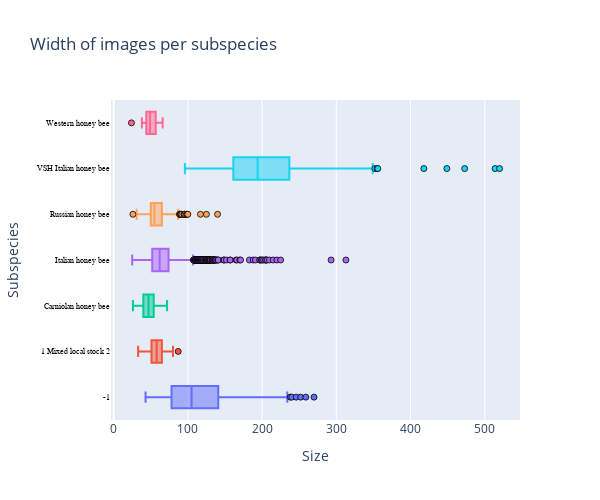
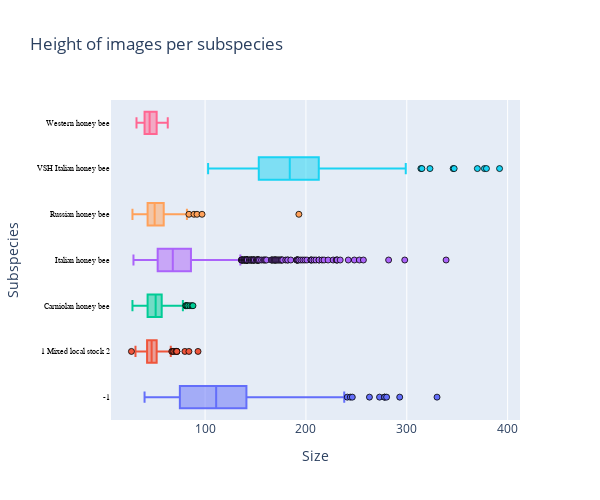

The notebook cell these images were saved under, in order:
### Markdown cell above
### Subspecies and image size

### Code cell
def draw_trace_box(dataset,var, subspecies):
    dfS = dataset[dataset['subspecies']==subspecies];
    trace = go.Box(
        x = dfS[var],
        name=subspecies,
        marker=dict(
                    line=dict(
                        color='black',
                        width=0.8),
                ),
        text=dfS['subspecies'], 
        orientation = 'h'
    )
    return trace

subspecies = (honey_bee_df.groupby(['subspecies'])['subspecies'].nunique()).index
def draw_group(dataset, var, title,height=500):
    data = list()
    for subs in subspecies:
        data.append(draw_trace_box(dataset, var, subs))
        
    layout = dict(title = title,
              xaxis = dict(title = 'Size',showticklabels=True),
              yaxis = dict(title = 'Subspecies', showticklabels=True, tickfont=dict(
                family='Old Standard TT, serif',
                size=8,
                color='black'),), 
              hovermode = 'closest',
              showlegend=False,
                  width=600,
                  height=height,
             )
    fig = dict(data=data, layout=layout)
    iplot(fig, filename='subspecies-image')


draw_group(honey_bee_df, 'w', "Width of images per subspecies")
draw_group(honey_bee_df, 'h', "Height of images per subspecies")

### Figure 1 — Plotly figure (JSON) as saved in the notebook; plotly's stock layout.template omitted (floating-point values rounded to 4 significant figures; data arrays with more than 128 entries replaced by an {"elided": "..."} marker saying what was removed)
{"data": [{"marker": {"line": {"color": "black", "width": 0.8}}, "name": "-1", "orientation": "h", "text": {"elided": "428 str values"}, "type": "box", "x": {"elided": "428 int values"}}, {"marker": {"line": {"color": "black", "width": 0.8}}, "name": "1 Mixed local stock 2", "orientation": "h", "text": {"elided": "472 str values"}, "type": "box", "x": {"elided": "472 int values"}}, {"marker": {"line": {"color": "black", "width": 0.8}}, "name": "Carniolan honey bee", "orientation": "h", "text": {"elided": "501 str values"}, "type": "box", "x": {"elided": "501 int values"}}, {"marker": {"line": {"color": "black", "width": 0.8}}, "name": "Italian honey bee", "orientation": "h", "text": {"elided": "3008 str values"}, "type": "box", "x": {"elided": "3008 int values"}}, {"marker": {"line": {"color": "black", "width": 0.8}}, "name": "Russian honey bee", "orientation": "h", "text": {"elided": "527 str values"}, "type": "box", "x": {"elided": "527 int values"}}, {"marker": {"line": {"color": "black", "width": 0.8}}, "name": "VSH Italian honey bee", "orientation": "h", "text": {"elided": "199 str values"}, "type": "box", "x": {"elided": "199 int values"}}, {"marker": {"line": {"color": "black", "width": 0.8}}, "name": "Western honey bee", "orientation": "h", "text": ["Western honey bee", "Western honey bee", "Western honey bee", "Western honey bee", "Western honey bee", "Western honey bee", "Western honey bee", "Western honey bee", "Western honey bee", "Western honey bee", "Western honey bee", "Western honey bee", "Western honey bee", "Western honey bee", "Western honey bee", "Western honey bee", "Western honey bee", "Western honey bee", "Western honey bee", "Western honey bee", "Western honey bee", "Western honey bee", "Western honey bee", "Western honey bee", "Western honey bee", "Western honey bee", "Western honey bee", "Western honey bee", "Western honey bee", "Western honey bee", "Western honey bee", "Western honey bee", "Western honey bee", "Western honey bee", "Western honey bee", "Western honey bee", "Western honey bee"], "type": "box", "x": [41, 42, 54, 55, 66, 55, 47, 49, 61, 56, 42, 62, 51, 46, 51, 56, 47, 42, 63, 56, 46, 38, 59, 43, 47, 52, 61, 60, 66, 44, 44, 46, 47, 45, 65, 24, 43]}], "layout": {"height": 500, "hovermode": "closest", "showlegend": false, "title": {"text": "Width of images per subspecies"}, "width": 600, "xaxis": {"showticklabels": true, "title": {"text": "Size"}}, "yaxis": {"showticklabels": true, "tickfont": {"color": "black", "family": "Old Standard TT, serif", "size": 8}, "title": {"text": "Subspecies"}}}}

### Figure 2 — Plotly figure (JSON) as saved in the notebook; plotly's stock layout.template omitted (floating-point values rounded to 4 significant figures; data arrays with more than 128 entries replaced by an {"elided": "..."} marker saying what was removed)
{"data": [{"marker": {"line": {"color": "black", "width": 0.8}}, "name": "-1", "orientation": "h", "text": {"elided": "428 str values"}, "type": "box", "x": {"elided": "428 int values"}}, {"marker": {"line": {"color": "black", "width": 0.8}}, "name": "1 Mixed local stock 2", "orientation": "h", "text": {"elided": "472 str values"}, "type": "box", "x": {"elided": "472 int values"}}, {"marker": {"line": {"color": "black", "width": 0.8}}, "name": "Carniolan honey bee", "orientation": "h", "text": {"elided": "501 str values"}, "type": "box", "x": {"elided": "501 int values"}}, {"marker": {"line": {"color": "black", "width": 0.8}}, "name": "Italian honey bee", "orientation": "h", "text": {"elided": "3008 str values"}, "type": "box", "x": {"elided": "3008 int values"}}, {"marker": {"line": {"color": "black", "width": 0.8}}, "name": "Russian honey bee", "orientation": "h", "text": {"elided": "527 str values"}, "type": "box", "x": {"elided": "527 int values"}}, {"marker": {"line": {"color": "black", "width": 0.8}}, "name": "VSH Italian honey bee", "orientation": "h", "text": {"elided": "199 str values"}, "type": "box", "x": {"elided": "199 int values"}}, {"marker": {"line": {"color": "black", "width": 0.8}}, "name": "Western honey bee", "orientation": "h", "text": ["Western honey bee", "Western honey bee", "Western honey bee", "Western honey bee", "Western honey bee", "Western honey bee", "Western honey bee", "Western honey bee", "Western honey bee", "Western honey bee", "Western honey bee", "Western honey bee", "Western honey bee", "Western honey bee", "Western honey bee", "Western honey bee", "Western honey bee", "Western honey bee", "Western honey bee", "Western honey bee", "Western honey bee", "Western honey bee", "Western honey bee", "Western honey bee", "Western honey bee", "Western honey bee", "Western honey bee", "Western honey bee", "Western honey bee", "Western honey bee", "Western honey bee", "Western honey bee", "Western honey bee", "Western honey bee", "Western honey bee", "Western honey bee", "Western honey bee"], "type": "box", "x": [45, 46, 42, 37, 38, 53, 36, 52, 46, 40, 52, 42, 53, 32, 52, 60, 35, 43, 46, 47, 57, 50, 48, 35, 44, 57, 54, 35, 48, 39, 40, 63, 43, 40, 45, 62, 44]}], "layout": {"height": 500, "hovermode": "closest", "showlegend": false, "title": {"text": "Height of images per subspecies"}, "width": 600, "xaxis": {"showticklabels": true, "title": {"text": "Size"}}, "yaxis": {"showticklabels": true, "tickfont": {"color": "black", "family": "Old Standard TT, serif", "size": 8}, "title": {"text": "Subspecies"}}}}
